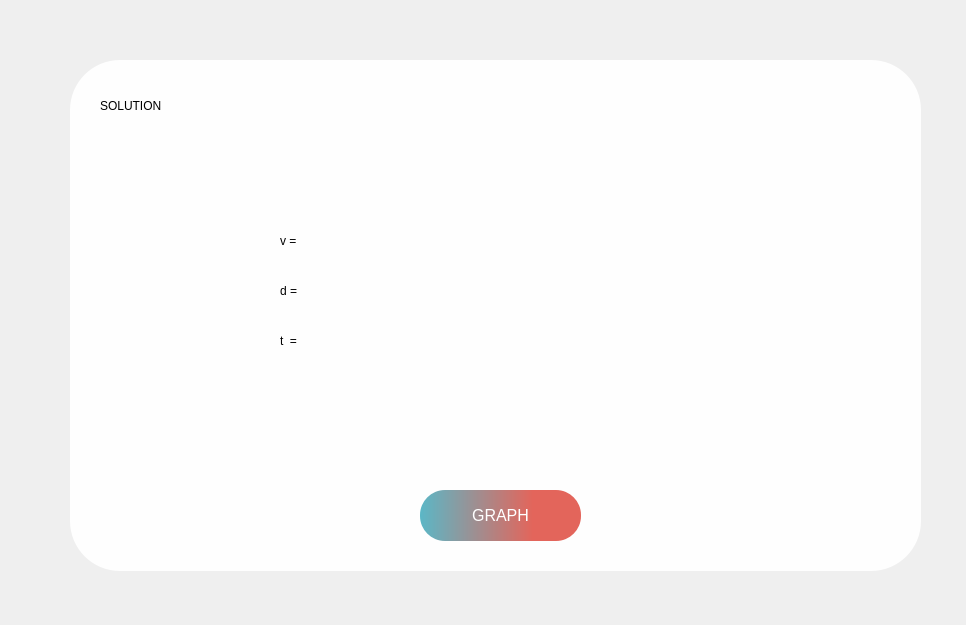
<?xml version="1.0" encoding="UTF-8"?>
<ui version="4.0">
 <class>MainWindow</class>
 <widget class="QMainWindow" name="MainWindow">
  <property name="geometry">
   <rect>
    <x>0</x>
    <y>0</y>
    <width>966</width>
    <height>625</height>
   </rect>
  </property>
  <property name="windowTitle">
   <string>MainWindow</string>
  </property>
  <widget class="QWidget" name="centralwidget">
   <widget class="QLabel" name="label">
    <property name="geometry">
     <rect>
      <x>0</x>
      <y>0</y>
      <width>981</width>
      <height>641</height>
     </rect>
    </property>
    <property name="text">
     <string/>
    </property>
    <property name="pixmap">
     <pixmap>page2_bg.webp</pixmap>
    </property>
    <property name="scaledContents">
     <bool>true</bool>
    </property>
   </widget>
   <widget class="QLabel" name="label_2">
    <property name="geometry">
     <rect>
      <x>50</x>
      <y>40</y>
      <width>891</width>
      <height>551</height>
     </rect>
    </property>
    <property name="styleSheet">
     <string notr="true">
    background-color: rgba(255, 255, 255, 0.94); /* White background with 80% opacity */
    border-radius: 50px; /* Rounded corners */
    padding: 20px; /* Optional: Add some padding inside the box */
    margin: 20px; /* Optional: Add margin around the box */
    color: #000000; /* Text color inside the box */
</string>
    </property>
    <property name="text">
     <string/>
    </property>
   </widget>
   <widget class="QLabel" name="label_4">
    <property name="geometry">
     <rect>
      <x>100</x>
      <y>80</y>
      <width>371</width>
      <height>51</height>
     </rect>
    </property>
    <property name="styleSheet">
     <string notr="true">FONT-SIZE:30PX;</string>
    </property>
    <property name="text">
     <string>SOLUTION</string>
    </property>
   </widget>
   <widget class="QPushButton" name="pushButton">
    <property name="geometry">
     <rect>
      <x>420</x>
      <y>490</y>
      <width>161</width>
      <height>51</height>
     </rect>
    </property>
    <property name="styleSheet">
     <string notr="true">QPushButton {
    background: qlineargradient(x1:0, y1:0, x2:1, y2:0, stop:0 #5bb7c6, stop:0.7 #e3655b);
    border-radius: 25px;
    border: none;
    color: white;
    padding: 10px 20px;
    font-size: 16px;
    box-shadow: 0px 5px 15px rgba(0, 0, 0, 0.3);
    transition: all 0.3s ease;
}

QPushButton:hover {
    background: qlineargradient(x1:0, y1:0, x2:1, y2:0, stop:0 #e3655b, stop:1 #5bb7c6);
    transform: scale(1.05);
}

QPushButton:pressed {
    background: qlineargradient(x1:0, y1:0, x2:1, y2:0, stop:0 #c94d3f, stop:1 #497d87);
    transform: scale(0.95);
    box-shadow: 0px 3px 10px rgba(0, 0, 0, 0.2);
}
</string>
    </property>
    <property name="text">
     <string>GRAPH</string>
    </property>
   </widget>
   <widget class="QLabel" name="label_6">
    <property name="geometry">
     <rect>
      <x>280</x>
      <y>220</y>
      <width>61</width>
      <height>41</height>
     </rect>
    </property>
    <property name="styleSheet">
     <string notr="true">font: 28pt &quot;MS Shell Dlg 2&quot;;</string>
    </property>
    <property name="text">
     <string>v = </string>
    </property>
    <property name="scaledContents">
     <bool>true</bool>
    </property>
   </widget>
   <widget class="QLabel" name="label_7">
    <property name="geometry">
     <rect>
      <x>280</x>
      <y>270</y>
      <width>61</width>
      <height>41</height>
     </rect>
    </property>
    <property name="styleSheet">
     <string notr="true">font: 28pt &quot;MS Shell Dlg 2&quot;;</string>
    </property>
    <property name="text">
     <string>d = </string>
    </property>
    <property name="scaledContents">
     <bool>true</bool>
    </property>
   </widget>
   <widget class="QLabel" name="label_8">
    <property name="geometry">
     <rect>
      <x>280</x>
      <y>320</y>
      <width>61</width>
      <height>41</height>
     </rect>
    </property>
    <property name="styleSheet">
     <string notr="true">font: 28pt &quot;MS Shell Dlg 2&quot;;</string>
    </property>
    <property name="text">
     <string>t  = </string>
    </property>
    <property name="scaledContents">
     <bool>true</bool>
    </property>
   </widget>
   <widget class="QLabel" name="label_9">
    <property name="geometry">
     <rect>
      <x>350</x>
      <y>220</y>
      <width>171</width>
      <height>41</height>
     </rect>
    </property>
    <property name="styleSheet">
     <string notr="true">font: 28pt &quot;MS Shell Dlg 2&quot;;</string>
    </property>
    <property name="text">
     <string/>
    </property>
    <property name="scaledContents">
     <bool>true</bool>
    </property>
   </widget>
   <widget class="QLabel" name="label_10">
    <property name="geometry">
     <rect>
      <x>350</x>
      <y>270</y>
      <width>171</width>
      <height>41</height>
     </rect>
    </property>
    <property name="styleSheet">
     <string notr="true">font: 28pt &quot;MS Shell Dlg 2&quot;;</string>
    </property>
    <property name="text">
     <string/>
    </property>
    <property name="scaledContents">
     <bool>true</bool>
    </property>
   </widget>
   <widget class="QLabel" name="label_11">
    <property name="geometry">
     <rect>
      <x>350</x>
      <y>320</y>
      <width>171</width>
      <height>41</height>
     </rect>
    </property>
    <property name="styleSheet">
     <string notr="true">font: 28pt &quot;MS Shell Dlg 2&quot;;</string>
    </property>
    <property name="text">
     <string/>
    </property>
    <property name="scaledContents">
     <bool>true</bool>
    </property>
   </widget>
  </widget>
 </widget>
 <resources/>
 <connections/>
</ui>
